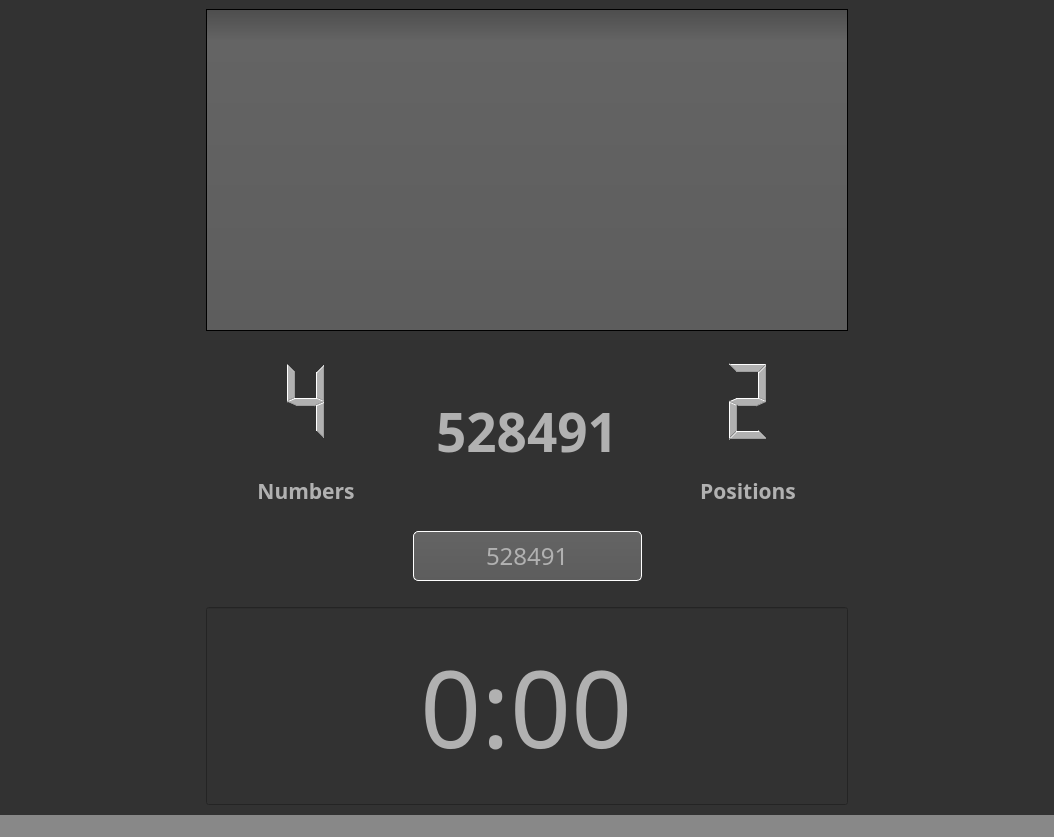
<?xml version="1.0" encoding="UTF-8"?>
<ui version="4.0">
 <class>mainWindow</class>
 <widget class="QMainWindow" name="mainWindow">
  <property name="geometry">
   <rect>
    <x>0</x>
    <y>0</y>
    <width>1054</width>
    <height>837</height>
   </rect>
  </property>
  <property name="font">
   <font>
    <pointsize>12</pointsize>
    <weight>50</weight>
    <bold>false</bold>
   </font>
  </property>
  <property name="windowTitle">
   <string>MasterMind</string>
  </property>
  <property name="windowOpacity">
   <double>1.000000000000000</double>
  </property>
  <property name="autoFillBackground">
   <bool>false</bool>
  </property>
  <property name="styleSheet">
   <string notr="true">QToolTip
{
     border: 1px solid black;
     background-color: #ffa02f;
     padding: 1px;
     border-radius: 3px;
     opacity: 100;
}

QWidget
{
    color: #b1b1b1;
    background-color: #323232;
}

QWidget:item:hover
{
    background-color: QLinearGradient( x1: 0, y1: 0, x2: 0, y2: 1, stop: 0 #ffa02f, stop: 1 #ca0619);
    color: #000000;
}

QWidget:item:selected
{
    background-color: QLinearGradient( x1: 0, y1: 0, x2: 0, y2: 1, stop: 0 #ffa02f, stop: 1 #d7801a);
}

QMenuBar::item
{
    background: transparent;
}

QMenuBar::item:selected
{
    background: transparent;
    border: 1px solid #ffaa00;
}

QMenuBar::item:pressed
{
    background: #444;
    border: 1px solid #000;
    background-color: QLinearGradient(
        x1:0, y1:0,
        x2:0, y2:1,
        stop:1 #212121,
        stop:0.4 #343434/*,
        stop:0.2 #343434,
        stop:0.1 #ffaa00*/
    );
    margin-bottom:-1px;
    padding-bottom:1px;
}

QMenu
{
    border: 1px solid #000;
}

QMenu::item
{
    padding: 2px 20px 2px 20px;
}

QMenu::item:selected
{
    color: #000000;
}

QWidget:disabled
{
    color: #404040;
    background-color: #323232;
}

QAbstractItemView
{
    background-color: QLinearGradient( x1: 0, y1: 0, x2: 0, y2: 1, stop: 0 #4d4d4d, stop: 0.1 #646464, stop: 1 #5d5d5d);
}

QWidget:focus
{
    /*border: 2px solid QLinearGradient( x1: 0, y1: 0, x2: 0, y2: 1, stop: 0 #ffa02f, stop: 1 #d7801a);*/
}

QLineEdit
{
    background-color: QLinearGradient( x1: 0, y1: 0, x2: 0, y2: 1, stop: 0 #4d4d4d, stop: 0 #646464, stop: 1 #5d5d5d);
    padding: 1px;
    border-style: solid;
    border: 1px solid #1e1e1e;
    border-radius: 5;
}

QPushButton
{
    color: #b1b1b1;
    background-color: QLinearGradient( x1: 0, y1: 0, x2: 0, y2: 1, stop: 0 #565656, stop: 0.1 #525252, stop: 0.5 #4e4e4e, stop: 0.9 #4a4a4a, stop: 1 #464646);
    border-width: 1px;
    border-color: #1e1e1e;
    border-style: solid;
    border-radius: 6;
    padding: 3px;
    padding-left: 5px;
    padding-right: 5px;
}

QPushButton:pressed
{
    background-color: QLinearGradient( x1: 0, y1: 0, x2: 0, y2: 1, stop: 0 #2d2d2d, stop: 0.1 #2b2b2b, stop: 0.5 #292929, stop: 0.9 #282828, stop: 1 #252525);
}

QComboBox
{
    selection-background-color: #ffaa00;
    background-color: QLinearGradient( x1: 0, y1: 0, x2: 0, y2: 1, stop: 0 #565656, stop: 0.1 #525252, stop: 0.5 #4e4e4e, stop: 0.9 #4a4a4a, stop: 1 #464646);
    border-style: solid;
    border: 1px solid #1e1e1e;
    border-radius: 5;
}

QComboBox:hover,QPushButton:hover
{
    border: 2px solid QLinearGradient( x1: 0, y1: 0, x2: 0, y2: 1, stop: 0 #ffa02f, stop: 1 #d7801a);
}


QComboBox:on
{
    padding-top: 3px;
    padding-left: 4px;
    background-color: QLinearGradient( x1: 0, y1: 0, x2: 0, y2: 1, stop: 0 #2d2d2d, stop: 0.1 #2b2b2b, stop: 0.5 #292929, stop: 0.9 #282828, stop: 1 #252525);
    selection-background-color: #ffaa00;
	font-weight:bold;
}

QComboBox QAbstractItemView
{
    border: 2px solid darkgray;
    selection-background-color: QLinearGradient( x1: 0, y1: 0, x2: 0, y2: 1, stop: 0 #ffa02f, stop: 1 #d7801a);
}

QComboBox::drop-down
{
     subcontrol-origin: padding;
     subcontrol-position: top right;
     width: 15px;

     border-left-width: 0px;
     border-left-color: darkgray;
     border-left-style: solid; /* just a single line */
     border-top-right-radius: 3px; /* same radius as the QComboBox */
     border-bottom-right-radius: 3px;
 }

QComboBox::down-arrow
{
     image: url(:/down_arrow.png);
}

QGroupBox:focus
{
border: 2px solid QLinearGradient( x1: 0, y1: 0, x2: 0, y2: 1, stop: 0 #ffa02f, stop: 1 #d7801a);
}

QTextEdit:focus
{
    border: 2px solid QLinearGradient( x1: 0, y1: 0, x2: 0, y2: 1, stop: 0 #ffa02f, stop: 1 #d7801a);
}

QScrollBar:horizontal {
     border: 1px solid #222222;
     background: QLinearGradient( x1: 0, y1: 0, x2: 0, y2: 1, stop: 0.0 #121212, stop: 0.2 #282828, stop: 1 #484848);
     height: 7px;
     margin: 0px 16px 0 16px;
}

QScrollBar::handle:horizontal
{
      background: QLinearGradient( x1: 0, y1: 0, x2: 1, y2: 0, stop: 0 #ffa02f, stop: 0.5 #d7801a, stop: 1 #ffa02f);
      min-height: 20px;
      border-radius: 2px;
}

QScrollBar::add-line:horizontal {
      border: 1px solid #1b1b19;
      border-radius: 2px;
      background: QLinearGradient( x1: 0, y1: 0, x2: 1, y2: 0, stop: 0 #ffa02f, stop: 1 #d7801a);
      width: 14px;
      subcontrol-position: right;
      subcontrol-origin: margin;
}

QScrollBar::sub-line:horizontal {
      border: 1px solid #1b1b19;
      border-radius: 2px;
      background: QLinearGradient( x1: 0, y1: 0, x2: 1, y2: 0, stop: 0 #ffa02f, stop: 1 #d7801a);
      width: 14px;
     subcontrol-position: left;
     subcontrol-origin: margin;
}

QScrollBar::right-arrow:horizontal, QScrollBar::left-arrow:horizontal
{
      border: 1px solid black;
      width: 1px;
      height: 1px;
      background: white;
}

QScrollBar::add-page:horizontal, QScrollBar::sub-page:horizontal
{
      background: none;
}

QScrollBar:vertical
{
      background: QLinearGradient( x1: 0, y1: 0, x2: 1, y2: 0, stop: 0.0 #121212, stop: 0.2 #282828, stop: 1 #484848);
      width: 7px;
      margin: 16px 0 16px 0;
      border: 1px solid #222222;
}

QScrollBar::handle:vertical
{
      background: QLinearGradient( x1: 0, y1: 0, x2: 0, y2: 1, stop: 0 #ffa02f, stop: 0.5 #d7801a, stop: 1 #ffa02f);
      min-height: 20px;
      border-radius: 2px;
}

QScrollBar::add-line:vertical
{
      border: 1px solid #1b1b19;
      border-radius: 2px;
      background: QLinearGradient( x1: 0, y1: 0, x2: 0, y2: 1, stop: 0 #ffa02f, stop: 1 #d7801a);
      height: 14px;
      subcontrol-position: bottom;
      subcontrol-origin: margin;
}

QScrollBar::sub-line:vertical
{
      border: 1px solid #1b1b19;
      border-radius: 2px;
      background: QLinearGradient( x1: 0, y1: 0, x2: 0, y2: 1, stop: 0 #d7801a, stop: 1 #ffa02f);
      height: 14px;
      subcontrol-position: top;
      subcontrol-origin: margin;
}

QScrollBar::up-arrow:vertical, QScrollBar::down-arrow:vertical
{
      border: 1px solid black;
      width: 1px;
      height: 1px;
      background: white;
}


QScrollBar::add-page:vertical, QScrollBar::sub-page:vertical
{
      background: none;
}

QTextEdit
{
    background-color: #242424;
}

QPlainTextEdit
{
    background-color: #242424;
}

QHeaderView::section
{
    background-color: QLinearGradient(x1:0, y1:0, x2:0, y2:1, stop:0 #616161, stop: 0.5 #505050, stop: 0.6 #434343, stop:1 #656565);
    color: white;
    padding-left: 4px;
    border: 1px solid #6c6c6c;
}

QDockWidget::title
{
    text-align: center;
    spacing: 3px; /* spacing between items in the tool bar */
    background-color: QLinearGradient(x1:0, y1:0, x2:0, y2:1, stop:0 #323232, stop: 0.5 #242424, stop:1 #323232);
}

QDockWidget::close-button, QDockWidget::float-button
{
    text-align: center;
    spacing: 1px; /* spacing between items in the tool bar */
    background-color: QLinearGradient(x1:0, y1:0, x2:0, y2:1, stop:0 #323232, stop: 0.5 #242424, stop:1 #323232);
}

QDockWidget::close-button:hover, QDockWidget::float-button:hover
{
    background: #242424;
}

QDockWidget::close-button:pressed, QDockWidget::float-button:pressed
{
    padding: 1px -1px -1px 1px;
}

QMainWindow::separator
{
    background-color: QLinearGradient(x1:0, y1:0, x2:0, y2:1, stop:0 #161616, stop: 0.5 #151515, stop: 0.6 #212121, stop:1 #343434);
    color: white;
    padding-left: 4px;
    border: 1px solid #4c4c4c;
    spacing: 3px; /* spacing between items in the tool bar */
}

QMainWindow::separator:hover
{

    background-color: QLinearGradient(x1:0, y1:0, x2:0, y2:1, stop:0 #d7801a, stop:0.5 #b56c17 stop:1 #ffa02f);
    color: white;
    padding-left: 4px;
    border: 1px solid #6c6c6c;
    spacing: 3px; /* spacing between items in the tool bar */
}

QToolBar::handle
{
     spacing: 3px; /* spacing between items in the tool bar */
     background: url(:/images/handle.png);
}

QMenu::separator
{
    height: 2px;
    background-color: QLinearGradient(x1:0, y1:0, x2:0, y2:1, stop:0 #161616, stop: 0.5 #151515, stop: 0.6 #212121, stop:1 #343434);
    color: white;
    padding-left: 4px;
    margin-left: 10px;
    margin-right: 5px;
}

QProgressBar
{
    border: 2px solid grey;
    border-radius: 5px;
    text-align: center;
}

QProgressBar::chunk
{
    background-color: #d7801a;
    width: 2.15px;
    margin: 0.5px;
}

QTabBar::tab {
    color: #b1b1b1;
    border: 1px solid #444;
    border-bottom-style: none;
    background-color: #323232;
    padding-left: 10px;
    padding-right: 10px;
    padding-top: 3px;
    padding-bottom: 2px;
    margin-right: -1px;
}

QTabWidget::pane {
    border: 1px solid #444;
    top: 1px;
}

QTabBar::tab:last
{
    margin-right: 0; /* the last selected tab has nothing to overlap with on the right */
    border-top-right-radius: 3px;
}

QTabBar::tab:first:!selected
{
 margin-left: 0px; /* the last selected tab has nothing to overlap with on the right */


    border-top-left-radius: 3px;
}

QTabBar::tab:!selected
{
    color: #b1b1b1;
    border-bottom-style: solid;
    margin-top: 3px;
    background-color: QLinearGradient(x1:0, y1:0, x2:0, y2:1, stop:1 #212121, stop:.4 #343434);
}

QTabBar::tab:selected
{
    border-top-left-radius: 3px;
    border-top-right-radius: 3px;
    margin-bottom: 0px;
}

QTabBar::tab:!selected:hover
{
    /*border-top: 2px solid #ffaa00;
    padding-bottom: 3px;*/
    border-top-left-radius: 3px;
    border-top-right-radius: 3px;
    background-color: QLinearGradient(x1:0, y1:0, x2:0, y2:1, stop:1 #212121, stop:0.4 #343434, stop:0.2 #343434, stop:0.1 #ffaa00);
}

QRadioButton::indicator:checked, QRadioButton::indicator:unchecked{
    color: #b1b1b1;
    background-color: #323232;
    border: 1px solid #b1b1b1;
    border-radius: 6px;
}

QRadioButton::indicator:checked
{
    background-color: qradialgradient(
        cx: 0.5, cy: 0.5,
        fx: 0.5, fy: 0.5,
        radius: 1.0,
        stop: 0.25 #ffaa00,
        stop: 0.3 #323232
    );
}

QRadioButton::indicator
{
    border-radius: 6px;
}
</string>
  </property>
  <property name="locale">
   <locale language="French" country="Canada"/>
  </property>
  <property name="documentMode">
   <bool>false</bool>
  </property>
  <widget class="QWidget" name="centralwidget">
   <layout class="QGridLayout" name="gridLayout">
    <item row="0" column="0">
     <layout class="QHBoxLayout" name="horizontalLayout">
      <item>
       <layout class="QVBoxLayout" name="verticalLayout">
        <property name="spacing">
         <number>15</number>
        </property>
        <property name="leftMargin">
         <number>0</number>
        </property>
        <item>
         <spacer name="horizontalSpacer_4">
          <property name="orientation">
           <enum>Qt::Horizontal</enum>
          </property>
          <property name="sizeHint" stdset="0">
           <size>
            <width>40</width>
            <height>20</height>
           </size>
          </property>
         </spacer>
        </item>
       </layout>
      </item>
      <item>
       <layout class="QVBoxLayout" name="verticalLayout_2">
        <property name="spacing">
         <number>25</number>
        </property>
        <item>
         <widget class="QListWidget" name="listWidget">
          <property name="sizePolicy">
           <sizepolicy hsizetype="Expanding" vsizetype="Expanding">
            <horstretch>0</horstretch>
            <verstretch>0</verstretch>
           </sizepolicy>
          </property>
          <property name="font">
           <font>
            <family>BankGothic Md BT</family>
            <pointsize>16</pointsize>
           </font>
          </property>
          <property name="selectionMode">
           <enum>QAbstractItemView::NoSelection</enum>
          </property>
          <property name="selectionBehavior">
           <enum>QAbstractItemView::SelectRows</enum>
          </property>
          <property name="textElideMode">
           <enum>Qt::ElideMiddle</enum>
          </property>
         </widget>
        </item>
        <item>
         <layout class="QHBoxLayout" name="horizontalLayout_3">
          <property name="spacing">
           <number>30</number>
          </property>
          <item>
           <layout class="QVBoxLayout" name="verticalLayout_3">
            <item>
             <widget class="QLCDNumber" name="lcdNumbers">
              <property name="frameShape">
               <enum>QFrame::NoFrame</enum>
              </property>
              <property name="digitCount">
               <number>1</number>
              </property>
              <property name="intValue" stdset="0">
               <number>4</number>
              </property>
             </widget>
            </item>
            <item>
             <widget class="QLabel" name="label">
              <property name="sizePolicy">
               <sizepolicy hsizetype="Preferred" vsizetype="Fixed">
                <horstretch>0</horstretch>
                <verstretch>0</verstretch>
               </sizepolicy>
              </property>
              <property name="minimumSize">
               <size>
                <width>200</width>
                <height>0</height>
               </size>
              </property>
              <property name="font">
               <font>
                <family>BankGothic Md BT</family>
                <pointsize>16</pointsize>
                <weight>75</weight>
                <bold>true</bold>
               </font>
              </property>
              <property name="text">
               <string>Numbers</string>
              </property>
              <property name="alignment">
               <set>Qt::AlignCenter</set>
              </property>
             </widget>
            </item>
           </layout>
          </item>
          <item>
           <widget class="QLabel" name="codeLabel">
            <property name="sizePolicy">
             <sizepolicy hsizetype="Preferred" vsizetype="Fixed">
              <horstretch>0</horstretch>
              <verstretch>0</verstretch>
             </sizepolicy>
            </property>
            <property name="minimumSize">
             <size>
              <width>0</width>
              <height>150</height>
             </size>
            </property>
            <property name="font">
             <font>
              <family>BankGothic Md BT</family>
              <pointsize>40</pointsize>
              <weight>75</weight>
              <bold>true</bold>
             </font>
            </property>
            <property name="frameShape">
             <enum>QFrame::NoFrame</enum>
            </property>
            <property name="text">
             <string>528491</string>
            </property>
            <property name="textFormat">
             <enum>Qt::AutoText</enum>
            </property>
            <property name="alignment">
             <set>Qt::AlignCenter</set>
            </property>
           </widget>
          </item>
          <item>
           <layout class="QVBoxLayout" name="verticalLayout_5">
            <item>
             <widget class="QLCDNumber" name="lcdPositions">
              <property name="sizePolicy">
               <sizepolicy hsizetype="Minimum" vsizetype="Preferred">
                <horstretch>0</horstretch>
                <verstretch>0</verstretch>
               </sizepolicy>
              </property>
              <property name="frameShape">
               <enum>QFrame::NoFrame</enum>
              </property>
              <property name="digitCount">
               <number>1</number>
              </property>
              <property name="intValue" stdset="0">
               <number>2</number>
              </property>
             </widget>
            </item>
            <item>
             <widget class="QLabel" name="label_2">
              <property name="sizePolicy">
               <sizepolicy hsizetype="Preferred" vsizetype="Fixed">
                <horstretch>0</horstretch>
                <verstretch>0</verstretch>
               </sizepolicy>
              </property>
              <property name="minimumSize">
               <size>
                <width>200</width>
                <height>0</height>
               </size>
              </property>
              <property name="font">
               <font>
                <family>BankGothic Md BT</family>
                <pointsize>16</pointsize>
                <weight>75</weight>
                <bold>true</bold>
               </font>
              </property>
              <property name="text">
               <string>Positions</string>
              </property>
              <property name="alignment">
               <set>Qt::AlignCenter</set>
              </property>
             </widget>
            </item>
           </layout>
          </item>
         </layout>
        </item>
        <item>
         <layout class="QHBoxLayout" name="horizontalLayout_2">
          <item>
           <spacer name="horizontalSpacer_2">
            <property name="orientation">
             <enum>Qt::Horizontal</enum>
            </property>
            <property name="sizeType">
             <enum>QSizePolicy::Expanding</enum>
            </property>
            <property name="sizeHint" stdset="0">
             <size>
              <width>40</width>
              <height>20</height>
             </size>
            </property>
           </spacer>
          </item>
          <item>
           <widget class="QLineEdit" name="codeEdit">
            <property name="sizePolicy">
             <sizepolicy hsizetype="Preferred" vsizetype="Fixed">
              <horstretch>0</horstretch>
              <verstretch>0</verstretch>
             </sizepolicy>
            </property>
            <property name="minimumSize">
             <size>
              <width>0</width>
              <height>50</height>
             </size>
            </property>
            <property name="font">
             <font>
              <family>BankGothic Md BT</family>
              <pointsize>18</pointsize>
             </font>
            </property>
            <property name="styleSheet">
             <string notr="true">border-color: rgb(255, 255, 255);</string>
            </property>
            <property name="text">
             <string>528491</string>
            </property>
            <property name="maxLength">
             <number>6</number>
            </property>
            <property name="alignment">
             <set>Qt::AlignCenter</set>
            </property>
           </widget>
          </item>
          <item>
           <spacer name="horizontalSpacer_3">
            <property name="orientation">
             <enum>Qt::Horizontal</enum>
            </property>
            <property name="sizeType">
             <enum>QSizePolicy::Expanding</enum>
            </property>
            <property name="sizeHint" stdset="0">
             <size>
              <width>40</width>
              <height>20</height>
             </size>
            </property>
           </spacer>
          </item>
         </layout>
        </item>
        <item>
         <widget class="QTimeEdit" name="timeEdit">
          <property name="sizePolicy">
           <sizepolicy hsizetype="Preferred" vsizetype="Fixed">
            <horstretch>0</horstretch>
            <verstretch>0</verstretch>
           </sizepolicy>
          </property>
          <property name="minimumSize">
           <size>
            <width>0</width>
            <height>200</height>
           </size>
          </property>
          <property name="font">
           <font>
            <family>BankGothic Md BT</family>
            <pointsize>80</pointsize>
           </font>
          </property>
          <property name="frame">
           <bool>true</bool>
          </property>
          <property name="alignment">
           <set>Qt::AlignCenter</set>
          </property>
          <property name="readOnly">
           <bool>true</bool>
          </property>
          <property name="buttonSymbols">
           <enum>QAbstractSpinBox::NoButtons</enum>
          </property>
          <property name="currentSection">
           <enum>QDateTimeEdit::SecondSection</enum>
          </property>
          <property name="displayFormat">
           <string>m:ss</string>
          </property>
         </widget>
        </item>
       </layout>
      </item>
      <item>
       <layout class="QVBoxLayout" name="verticalLayout_4">
        <property name="rightMargin">
         <number>10</number>
        </property>
        <item>
         <spacer name="horizontalSpacer_5">
          <property name="orientation">
           <enum>Qt::Horizontal</enum>
          </property>
          <property name="sizeHint" stdset="0">
           <size>
            <width>40</width>
            <height>20</height>
           </size>
          </property>
         </spacer>
        </item>
       </layout>
      </item>
     </layout>
    </item>
   </layout>
  </widget>
  <widget class="QStatusBar" name="statusbar">
   <property name="styleSheet">
    <string notr="true">background-color: rgb(136, 136, 136);</string>
   </property>
  </widget>
  <action name="actionPreferences">
   <property name="text">
    <string>Preferences</string>
   </property>
  </action>
  <action name="actionQuit">
   <property name="text">
    <string>Quit</string>
   </property>
  </action>
  <action name="actionLoadData">
   <property name="text">
    <string>Load data</string>
   </property>
  </action>
  <action name="actionThemesWindow">
   <property name="text">
    <string>Color Themes</string>
   </property>
  </action>
  <action name="actionManual_Training">
   <property name="text">
    <string>Manual Training</string>
   </property>
  </action>
  <action name="actionAI_Training">
   <property name="text">
    <string>AI Training</string>
   </property>
  </action>
  <action name="actionLogin">
   <property name="text">
    <string>Login</string>
   </property>
  </action>
 </widget>
 <resources/>
 <connections/>
</ui>
